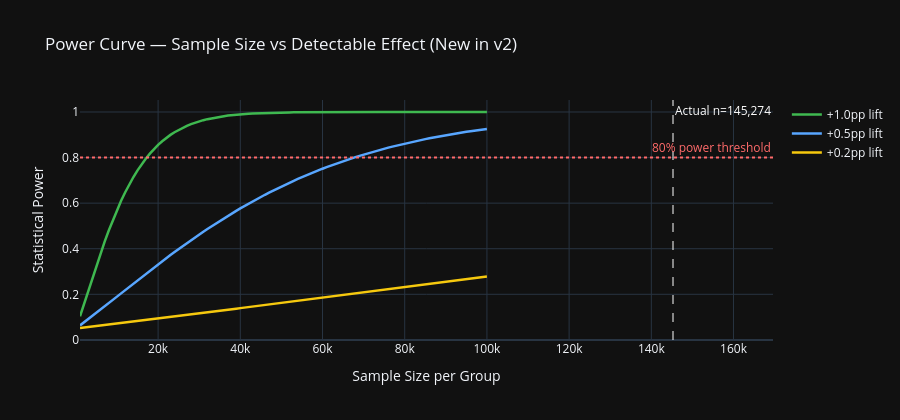

Notebook code for this chart:
### Code cell
# Power curve — sample size vs detectable effect
sample_sizes  = np.arange(1000, 100001, 1000)
effect_1pct   = abs(proportion_effectsize(baseline, baseline + 0.01))
effect_05pct  = abs(proportion_effectsize(baseline, baseline + 0.005))
effect_02pct  = abs(proportion_effectsize(baseline, baseline + 0.002))

power_1pct  = [power_analysis.solve_power(effect_size=effect_1pct,  nobs1=n, alpha=alpha, alternative='two-sided') for n in sample_sizes]
power_05pct = [power_analysis.solve_power(effect_size=effect_05pct, nobs1=n, alpha=alpha, alternative='two-sided') for n in sample_sizes]
power_02pct = [power_analysis.solve_power(effect_size=effect_02pct, nobs1=n, alpha=alpha, alternative='two-sided') for n in sample_sizes]

fig_power = go.Figure()
for label, powers, color in [
    ('+1.0pp lift', power_1pct,  '#3FB950'),
    ('+0.5pp lift', power_05pct, '#58A6FF'),
    ('+0.2pp lift', power_02pct, '#F6C90E'),
]:
    fig_power.add_trace(go.Scatter(
        x=sample_sizes, y=powers,
        mode='lines', name=label,
        line=dict(color=color, width=2.5),
        hovertemplate=f'{label}<br>n=%{{x:,}}<br>Power=%{{y:.2f}}<extra></extra>'
    ))

fig_power.add_hline(y=0.80, line_dash='dot', line_color='#FF6B6B',
                     annotation_text='80% power threshold', annotation_font_color='#FF6B6B')
fig_power.add_vline(x=n_c, line_dash='dash', line_color='white', line_width=1,
                     annotation_text=f'Actual n={n_c:,}', annotation_font_color='white')
fig_power.update_layout(
    title='Power Curve — Sample Size vs Detectable Effect (New in v2)',
    xaxis_title='Sample Size per Group', yaxis_title='Statistical Power',
    template='plotly_dark', height=420, hovermode='x unified'
)
fig_power.show()
